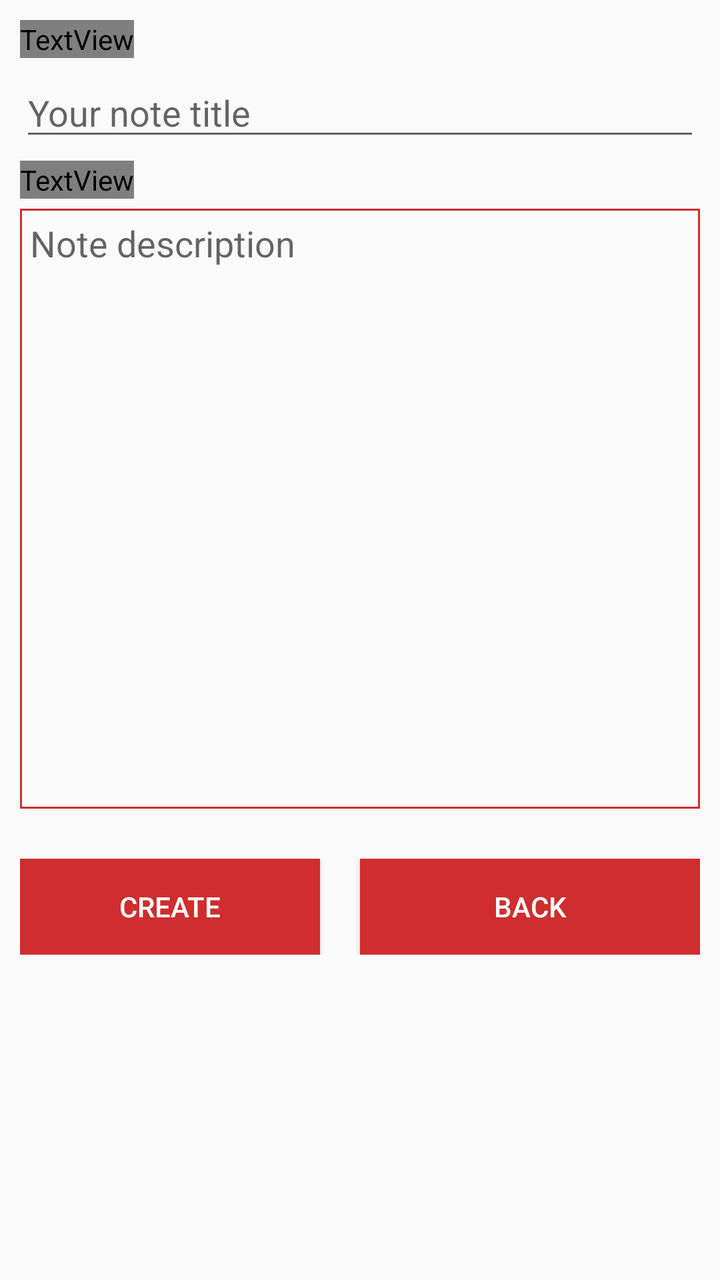
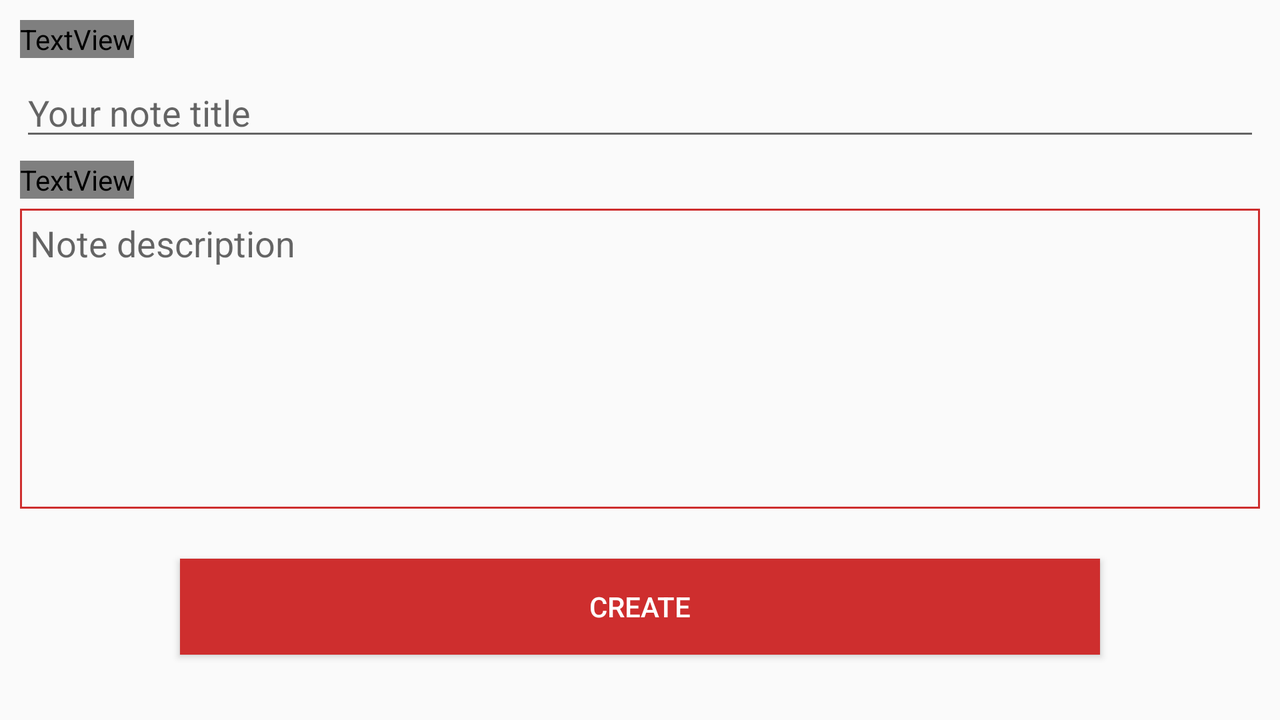

An Android layout and its configuration variant, each rendered on a device that would load it. The default file and the variant file are quoted in full after the pictures.
<!-- AndroidManifest.xml: application theme AppTheme -->
<!-- res/layout/activity_create_note.xml -->
<?xml version="1.0" encoding="utf-8"?>
<LinearLayout xmlns:android="http://schemas.android.com/apk/res/android"
    xmlns:app="http://schemas.android.com/apk/res-auto"
    xmlns:tools="http://schemas.android.com/tools"
    android:layout_width="match_parent"
    android:layout_height="match_parent"
    android:orientation="vertical"
    android:padding="10dp"
    tools:context=".CreateNoteActivity">

    <TextView
        style="@style/SubTitles"
        android:id="@+id/note_create_title"
        android:layout_width="wrap_content"
        android:layout_height="wrap_content"
        android:text="@string/note_title"
        android:layout_marginBottom="5dp"/>

    <EditText
        android:id="@+id/note_create_title_input"
        android:layout_width="match_parent"
        android:layout_height="wrap_content"
        android:ems="10"
        android:inputType="textPersonName"
        android:hint="@string/note_title_create"
        android:layout_marginBottom="5dp"/>

    <TextView
        style="@style/SubTitles"
        android:id="@+id/note_create_description"
        android:layout_width="wrap_content"
        android:layout_height="wrap_content"
        android:text="@string/description"
        android:layout_marginBottom="5dp"/>

    <EditText
        android:id="@+id/note_create_description_input"
        android:layout_width="match_parent"
        android:layout_height="300dp"
        android:gravity="top|start"
        android:ems="10"
        android:inputType="text|textMultiLine"
        android:hint="@string/note_description_create"
        android:layout_marginBottom="5dp"
        android:padding="5dp"
        android:background="@drawable/red_border"/>
    <LinearLayout
        android:layout_width="match_parent"
        android:layout_height="wrap_content"
        android:orientation="horizontal"
        android:layout_marginTop="20dp">

        <Button
            style="@style/Button"
            android:id="@+id/btn_create"
            android:layout_width="match_parent"
            android:layout_height="wrap_content"
            android:text="@string/btn_create"
            android:onClick="createNote"
            android:layout_weight="1"
            android:layout_marginEnd="20dp"/>

        <Button
            style="@style/Button"
            android:id="@+id/btn_back"
            android:layout_width="match_parent"
            android:layout_height="wrap_content"
            android:text="@string/btn_back"
            android:onClick="createNote"
            android:layout_weight="1"/>
    </LinearLayout>

</LinearLayout>
<!-- resources referenced by this layout -->
<resources>
  <!-- drawable red_border (drawable) -->
  <?xml version="1.0" encoding="utf-8"?>
  <shape xmlns:android="http://schemas.android.com/apk/res/android" android:shape="rectangle">
      <corners android:radius="0dp"/>
      <stroke android:width="1dp" android:color="@color/colorPrimary"/>
  </shape>
  <string name="btn_back">Back</string>
  <string name="btn_create">Create</string>
  <string name="description">Description</string>
  <string name="note_description_create">Note description</string>
  <string name="note_title">Note Title</string>
  <string name="note_title_create">Your note title</string>
  <style name="Button">
          <item name="android:background">@color/colorPrimary</item>
          <item name="android:textColor">@color/textColor</item>
      </style>
  <style name="SubTitles">
          <item name="android:textSize">@dimen/subtitle_size</item>
          <item name="android:textStyle">bold</item>
          <item name="android:textColor">@color/defaultTextColor</item>
      </style>
  <style name="AppTheme" parent="Theme.AppCompat.Light.DarkActionBar">
          
          <item name="colorPrimary">@color/colorPrimary</item>
          <item name="colorPrimaryDark">@color/colorPrimaryDark</item>
          <item name="colorAccent">@color/colorAccent</item>
      </style>
  <color name="colorPrimary">#CE2E2E</color>
  <color name="textColor">#fff</color>
  <dimen name="subtitle_size">15sp</dimen>
  <color name="colorPrimaryDark">#811D1D</color>
  <color name="colorAccent">#CE2E2E</color>
</resources>
<!-- res/layout-land/activity_create_note.xml (the repository's variant of the layout above) -->
<!-- drawn on the phone turned sideways -->
<?xml version="1.0" encoding="utf-8"?>
<LinearLayout xmlns:android="http://schemas.android.com/apk/res/android"
    xmlns:app="http://schemas.android.com/apk/res-auto"
    xmlns:tools="http://schemas.android.com/tools"
    android:layout_width="match_parent"
    android:layout_height="match_parent"
    android:orientation="vertical"
    android:padding="10dp"
    tools:context=".CreateNoteActivity">

    <TextView
        style="@style/SubTitles"
        android:id="@+id/note_create_title"
        android:layout_width="wrap_content"
        android:layout_height="wrap_content"
        android:text="@string/note_title"
        android:layout_marginBottom="5dp"/>

    <EditText
        android:id="@+id/note_create_title_input"
        android:layout_width="match_parent"
        android:layout_height="wrap_content"
        android:ems="10"
        android:inputType="textPersonName"
        android:hint="@string/note_title_create"
        android:layout_marginBottom="5dp"/>

    <TextView
        style="@style/SubTitles"
        android:id="@+id/note_create_description"
        android:layout_width="wrap_content"
        android:layout_height="wrap_content"
        android:text="@string/description"
        android:layout_marginBottom="5dp"/>

    <EditText
        android:id="@+id/note_create_description_input"
        android:layout_width="match_parent"
        android:layout_height="150dp"
        android:gravity="top|start"
        android:ems="10"
        android:inputType="text|textMultiLine"
        android:hint="@string/note_description_create"
        android:layout_marginBottom="5dp"
        android:padding="5dp"
        android:background="@drawable/red_border"/>

    <Button
        style="@style/Button"
        android:id="@+id/btn_create"
        android:layout_width="match_parent"
        android:layout_height="wrap_content"
        android:layout_marginHorizontal="80dp"
        android:layout_marginTop="20dp"
        android:text="@string/btn_create"
        android:onClick="createNote"/>
</LinearLayout>
<!-- resources referenced by the variant -->
<!-- as the phone turned sideways resolves them -->
<resources>
  <!-- drawable red_border (drawable) -->
  <?xml version="1.0" encoding="utf-8"?>
  <shape xmlns:android="http://schemas.android.com/apk/res/android" android:shape="rectangle">
      <corners android:radius="0dp"/>
      <stroke android:width="1dp" android:color="@color/colorPrimary"/>
  </shape>
  <string name="btn_create">Create</string>
  <string name="description">Description</string>
  <string name="note_description_create">Note description</string>
  <string name="note_title">Note Title</string>
  <string name="note_title_create">Your note title</string>
  <style name="Button">
          <item name="android:background">@color/colorPrimary</item>
          <item name="android:textColor">@color/textColor</item>
      </style>
  <style name="SubTitles">
          <item name="android:textSize">@dimen/subtitle_size</item>
          <item name="android:textStyle">bold</item>
          <item name="android:textColor">@color/defaultTextColor</item>
      </style>
  <style name="AppTheme" parent="Theme.AppCompat.Light.DarkActionBar">
          
          <item name="colorPrimary">@color/colorPrimary</item>
          <item name="colorPrimaryDark">@color/colorPrimaryDark</item>
          <item name="colorAccent">@color/colorAccent</item>
      </style>
  <color name="colorPrimary">#CE2E2E</color>
  <color name="textColor">#fff</color>
  <dimen name="subtitle_size">15sp</dimen>
  <color name="colorPrimaryDark">#811D1D</color>
  <color name="colorAccent">#CE2E2E</color>
</resources>
